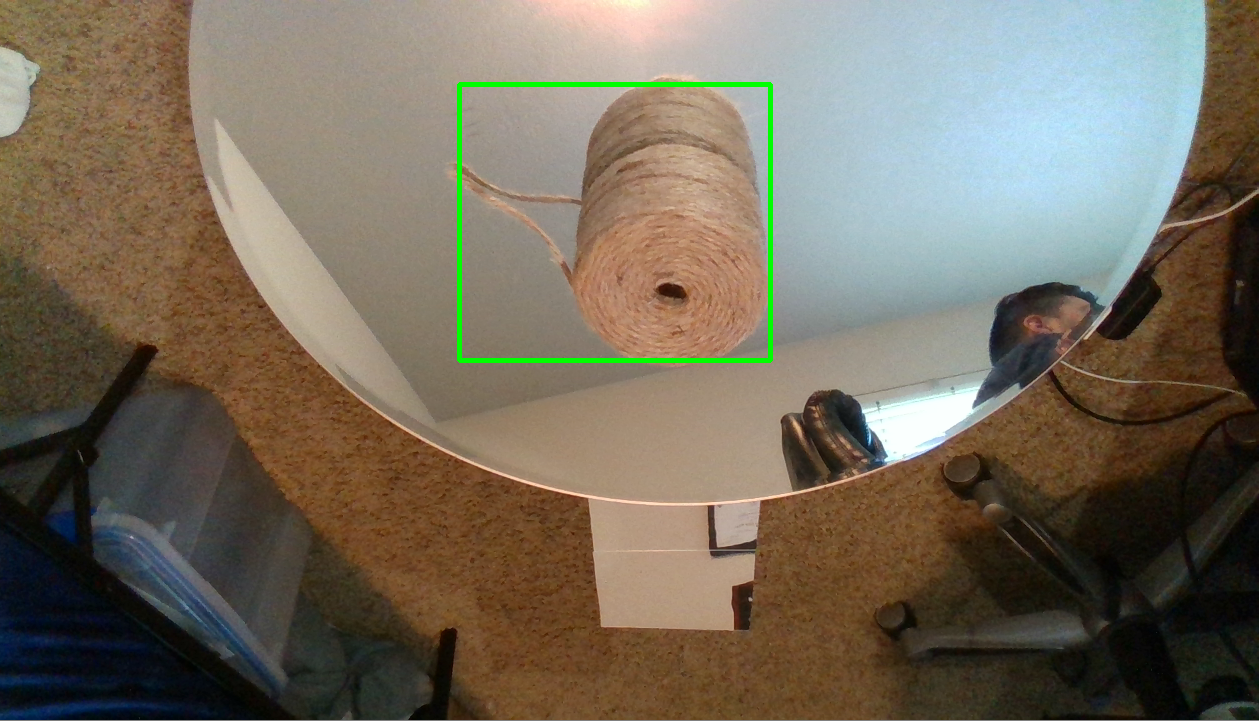
#> input picture color.png, 1259 x 721 px, given in place of color.pngcolor.png, which was not available
$ python mask_segmenter.py ../color.png
#> lines starting #> are read from the running program, lines starting #| are printed output that depends on the picture; after the words box and inside, x2 and y2 are one past the last pixel; in counts of white or black regions, pixels touching at a corner belong together; pictures that were not available may be replaced by others from this repository, and a replacement may not be noted
### ailu_python/image_processing/getROI.py
import numpy as np
import cv2

"""
Finds the region of interest using the blacked out image
"""
def using_color(image):

    # Makes the color image Black and White
    gray_image = cv2.cvtColor(image, cv2.COLOR_BGR2GRAY)

    gray_image = cv2.GaussianBlur(gray_image, (3, 3), cv2.BORDER_DEFAULT)
    # All the pixels that are not black, become white
    ret, threshold1 = cv2.threshold(gray_image,23,255,cv2.THRESH_BINARY)

    # All white specs that are smaller than 10 by 10 are removed
    rect_kernel = cv2.getStructuringElement(cv2.MORPH_RECT, (15, 15))
    threshold2 = cv2.morphologyEx(threshold1, cv2.MORPH_OPEN, rect_kernel)

    # Fills the black space between white pixels that are at least 60 pixels close
    rect_kernel = cv2.getStructuringElement(cv2.MORPH_RECT, (580, 580))
    threshold3 = cv2.morphologyEx(threshold2, cv2.MORPH_CLOSE, rect_kernel)

    # [10 lines of commented-out code are left out]
    contours, hierarchy = cv2.findContours(threshold3,cv2.RETR_TREE,cv2.CHAIN_APPROX_NONE)

    # creates an empty list to contain all the contours
    valid_contours = []

    for c in contours:
        # Gets the area of each contours in the image
        area = cv2.contourArea(c)
        # save the x1, y1, x2, y2, coordinates of that contour if it's larger than 3000 pixels
        if area > 500:
            x, y, w, h = cv2.boundingRect(c)
            xy_coordinates = [x, y, x+w, y+h]
            valid_contours.append(xy_coordinates)

    topx = 0
    topy = 0
    topxw = 0
    topyh = 0


    # checks to see if there are valid contours and returns them
    if valid_contours:
        for xy_coordinates in valid_contours:
            if xy_coordinates[0] > topx:
                topx = xy_coordinates[0]

            if xy_coordinates[1] > topy:
                topy = xy_coordinates[1]

            if xy_coordinates[2] > topxw:
                topxw = xy_coordinates[2]

            if xy_coordinates[3] > topyh:
                topyh = xy_coordinates[3]

        bdn_box = [topx, topy, topxw, topyh]

        valid_contours = [bdn_box]
        return valid_contours
    else:
        # If there are no valid contours return this
        return [[0,0,0,0]]

# [53 lines left out: function using_color_on_canvas, not called in this run]

### tools/mask_segmenter.py
import numpy as np
import cv2
import sys
sys.path.insert(1, '../.')
import ailu_python.image_processing.getROI as getROI
import ailu_python.image_processing.getObject as getObject
import ailu_python.utils.display as display
from time import time, sleep
import os
from tempfile import TemporaryFile

bounds = [[0,0,0], [0,0,0]]
old_bounds = []
current_bounds = []
mask_list = []
keeph = [None, None, None]
keepl = [None, None, None]

if len(sys.argv) < 2:

    print("Missing arguments, (source) e.g. python extract_features.py C:/myVidel.avi")
    exit()

path_to_file = sys.argv[1]


# checks if the file exists
if not os.path.exists(path_to_file):
    print("could not find ", path_to_file)
    exit()


# [54 lines left out: functions set_mask, pauseVideo, getBounds, not called in this run]


def apply_mask(keeph, keepl, hsv):

    # blacks out everything except the values between keepl and keeph
    if not keepl[0] is None:
        keep_mask = cv2.inRange(hsv, keepl, keeph)
        res = cv2.bitwise_and(hsv, hsv, mask=keep_mask)
        image = cv2.cvtColor(res, cv2.COLOR_HSV2BGR)

        return image
    image = cv2.cvtColor(hsv, cv2.COLOR_HSV2BGR)
    return image


for filename in os.listdir(path_to_file):

    try:
        cap = cv2.VideoCapture(path_to_file+filename)

        while cap.isOpened():
            ret, color_image = cap.read()
#> color_image is the input picture: shape (721, 1259, 3); mean B, G, R 92.5, 107.8, 117

            color_image = cv2.resize(color_image,(960, 720))
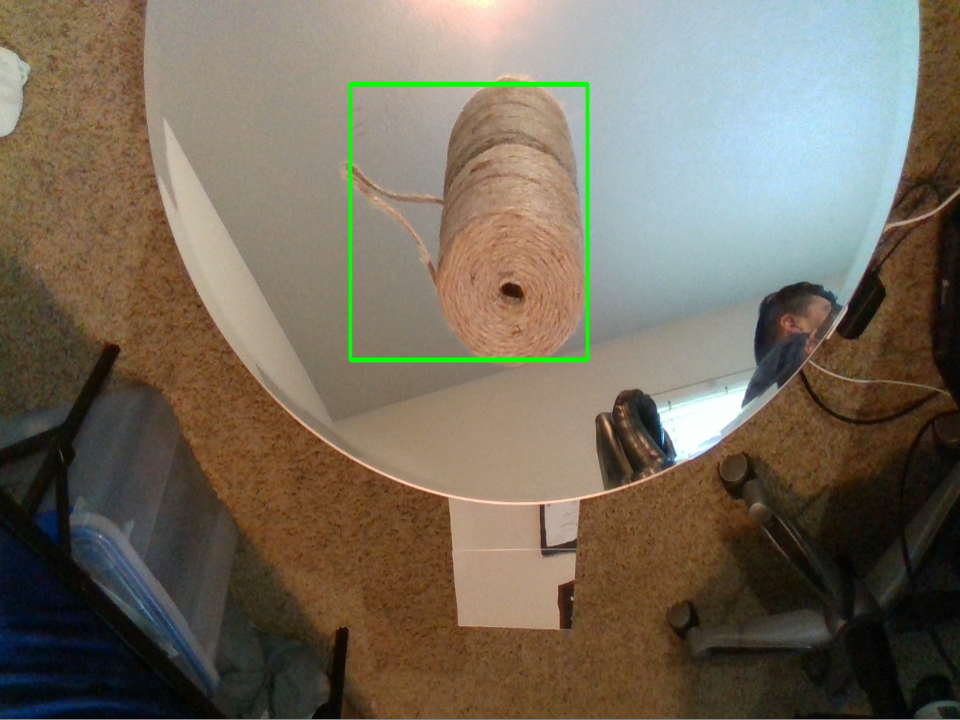
#> color_image: shape (720, 960, 3); mean B, G, R 92.4, 107.7, 116.9
            hsv = cv2.cvtColor(color_image, cv2.COLOR_BGR2HSV)
#> hsv: shape (720, 960, 3); mean H, S, V 36.9, 94.4, 125.6

            masked_image = hsv.copy()
            masked_image = apply_mask(keeph, keepl, masked_image)

            bounds[0] = keepl
            bounds[1] = keeph

            rois = getROI.using_color(masked_image)
#> in using_color, `gray_image = cv2.cvtColor(image, cv2.COLOR_BGR2GRAY)`:
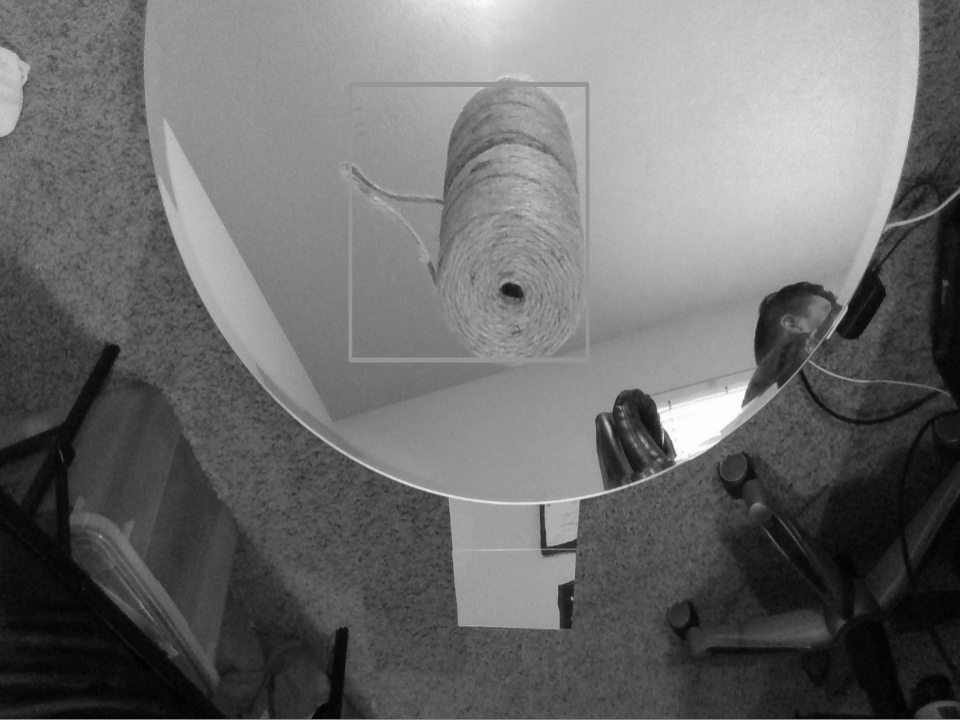
#> gray_image: shape (720, 960); min 1, max 253, mean 108.4
#> in using_color, `ret, threshold1 = cv2.threshold(gray_image,23,255,cv2.THRESH_BINARY)`:
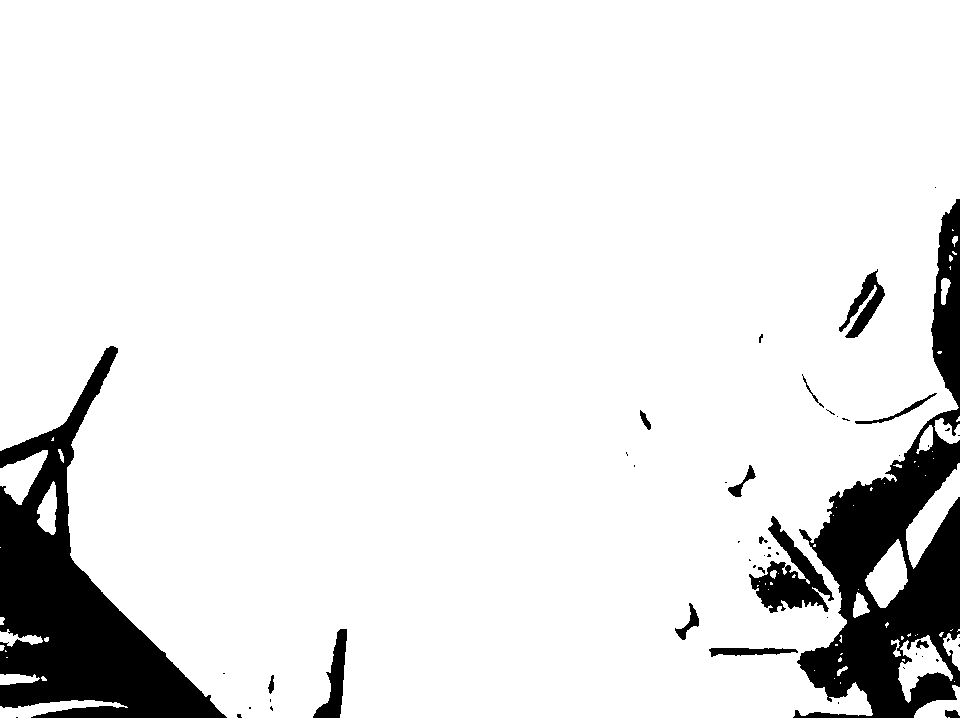
#> threshold1: shape (720, 960); 90.3% white; 50 black regions (33 under 20 px), largest, box (x1, y1, x2, y2) and area: (793, 199, 960, 718) 30391, (0, 346, 227, 718) 29442, (749, 516, 834, 613) 3147
#> in using_color, `threshold2 = cv2.morphologyEx(threshold1, cv2.MORPH_OPEN, rect_kernel)`:
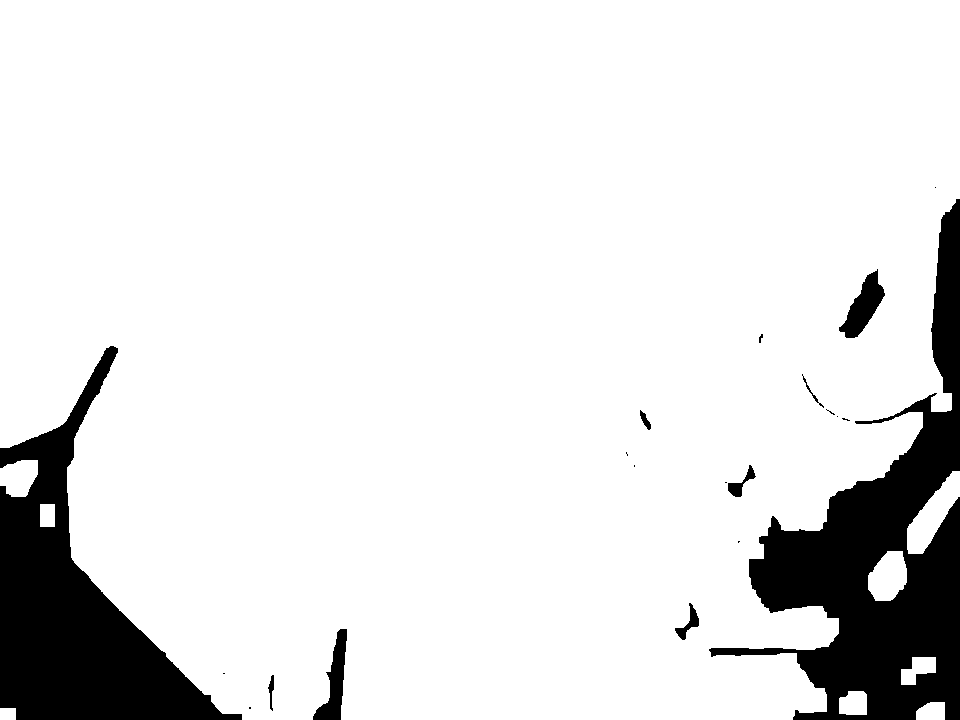
#> threshold2: shape (720, 960); 88.7% white; 20 black regions (10 under 20 px)
#> in using_color, `threshold3 = cv2.morphologyEx(threshold2, cv2.MORPH_CLOSE, rect_kernel)`: threshold3: shape (720, 960); every value is 255
#> in using_color, `contours, hierarchy = cv2.findContours(threshold3,cv2.RETR_TREE,cv2.CH..`: contours = 1 contour; box (x1, y1, x2, y2) and area: (0, 0, 960, 720) 689521
#> the loop in using_color, `for c in contours:` made 1 pass
#> (area, x, y, w, h) on pass 1: (689521, 0, 0, 960, 720)
#> after the loop in using_color, `for c in contours:`: valid_contours = [[0, 0, 960, 720]]
#> the loop in using_color, `for xy_coordinates in valid_contours:` made 1 pass
#> (xy_coordinates, topxw, topyh) on pass 1: ([0, 0, 960, 720], 960, 720)
#> after the loop in using_color, `for xy_coordinates in valid_contours:`: topx = 0; topxw = 960; topy = 0; topyh = 720
#> in using_color, `bdn_box = [topx, topy, topxw, topyh]`: bdn_box = [0, 0, 960, 720]
#> rois = [[0, 0, 960, 720]]
            images = np.hstack((color_image, masked_image))
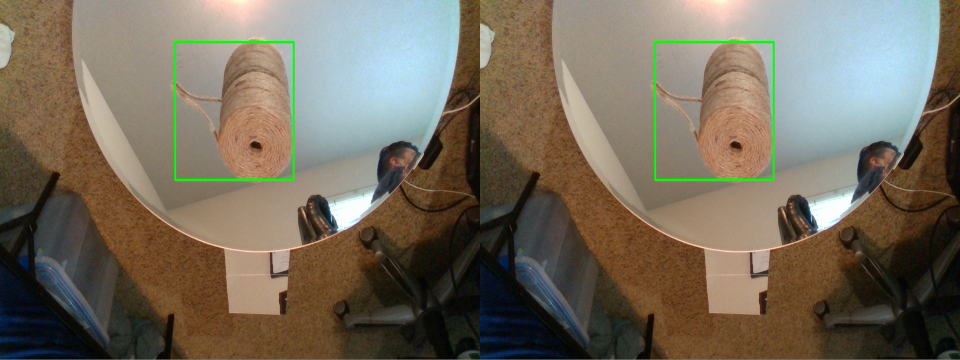
#> images: shape (720, 1920, 3) (shown at 1/2 size); mean B, G, R 92.2, 107.5, 116.8

            cv2.setMouseCallback("output", set_mask)
            cv2.imshow('output', images)

            if cv2.waitKey(1) & 0xFF == ord('q'):
#> (key q is pressed here)
                break
            elif cv2.waitKey(20) & 0xFF == ord(' '):
                pauseVideo()


        cv2.destroyAllWindows()

    except Exception as e:
        print(e)

np.save('bounds', bounds)
print("saved the array")
